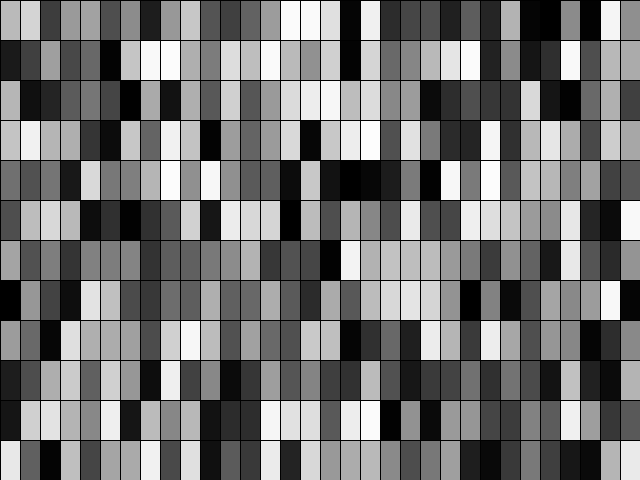
Frame 1 (no input)
Frame 60 (the mouse pressed at the canvas centre just before this capture): identical to frame 1, image omitted
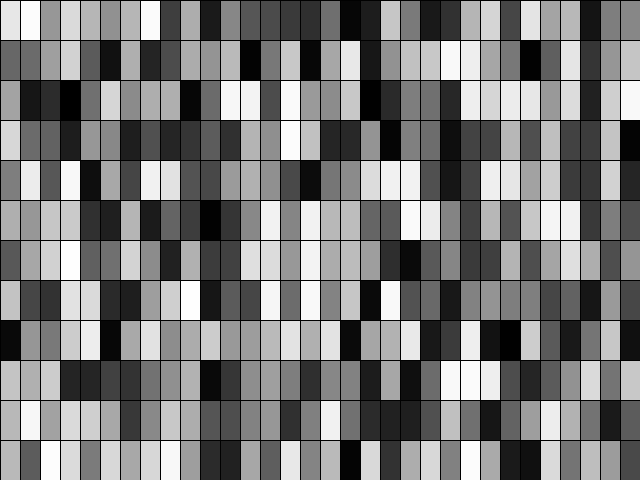
Frame 120 (the mouse held since frame 60 and released just before this capture)

The Processing sketch that drew these frames (run headless with seeded random() and noise(); from frame 60 on, the mouse is pressed at the canvas centre):

// Processing sketch: random_seedNum
// ── random_seedNum.pde
float tileW, tileH;
int seedNum = 0;

void setup() {
  size(640, 480);
  tileW = 20;
  tileH = 40;
  stroke(0);
  //frameRate(2);
}

void mousePressed() {
  //if(seedNum == 0) {
  //  seedNum = 1;
  //} else {
  //seedNum = 0;
  //}
  seedNum = int(random(5000));
  println(seedNum);
  //loop();
}

void draw() {
  randomSeed(seedNum);
  //float x = 0;
  //while(x < width) {
  //  //밥 아저씨가 할 일.
  //  x += tileW;
  //}
  for (float y = 0; y < height; y += tileH) {
    for (float x = 0; x < width; x += tileW) {
      fill(random(255));
      rect(x, y, tileW, tileH);
    }
  }
  //noLoop();
}
